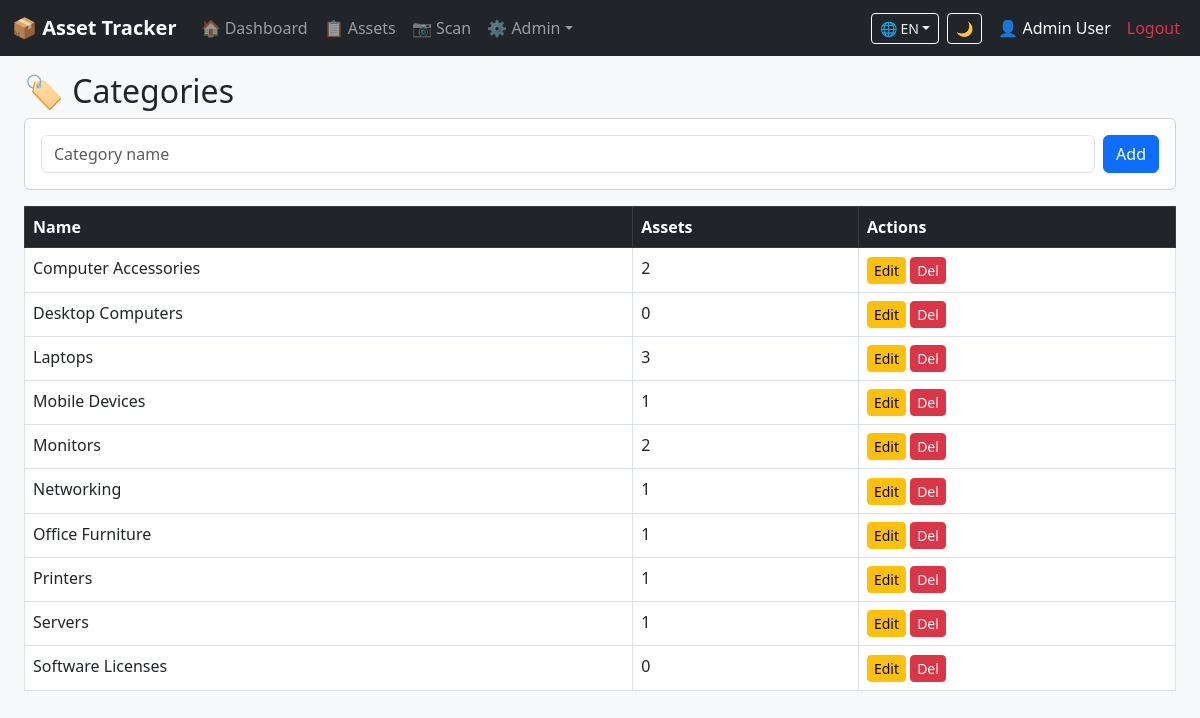
Screenshot of /categories/index.php (signed in) with the database file from the repository.
### tables this page shows
CREATE TABLE `categories` (
  `id` int(11) NOT NULL,
  `name` varchar(100) NOT NULL
);

### config.php (called while the page is built, shortened)
<?php
function e($s) { return htmlspecialchars($s ?? '', ENT_QUOTES, 'UTF-8'); }
function csrf_token() { if (empty($_SESSION['csrf'])) $_SESSION['csrf'] = bin2hex(random_bytes(32)); return $_SESSION['csrf']; }

### categories/index.php (the view, shortened to what this page needs)
<?php
require_once '../config.php';
$edit = null;
$rows = $pdo->query("SELECT c.*, (SELECT COUNT(*) FROM assets WHERE category_id=c.id) AS cnt FROM categories c ORDER BY name")->fetchAll();
require '../header.php';
?>
<h2>🏷️ Categories</h2>
<form method="POST" class="card p-3 mb-3 d-flex gap-2 flex-row">
<input name="name" value="<?= e($edit['name'] ?? '') ?>" class="form-control" placeholder="Category name" required>
<button class="btn btn-primary"><?= $edit?'Update':'Add' ?></button>
</form>
<table class="table table-bordered"><thead class="table-dark"><tr><th>Name</th><th>Assets</th><th>Actions</th></tr></thead><tbody>
<?php foreach ($rows as $r): ?>
<tr><td><?= e($r['name']) ?></td><td><?= $r['cnt'] ?></td><td class="table-actions">
<a class="btn btn-sm btn-warning" href="?edit=<?= $r['id'] ?>">Edit</a>
<a class="btn btn-sm btn-danger" href="?delete=<?= $r['id'] ?>&csrf=<?= csrf_token() ?>" data-confirm="Delete category?">Del</a>
</td></tr>
<?php endforeach; ?>
</tbody></table>
<?php require '../footer.php'; ?>

### header.php (style rules this page uses)
body { padding-bottom:50px }
.table-actions .btn { padding:2px 6px }

### rows the page displays
categories: name "Computer Accessories", cnt "2"
categories: name "Desktop Computers", cnt "0"
categories: name "Laptops", cnt "3"
categories: name "Mobile Devices", cnt "1"
categories: name "Monitors", cnt "2"
categories: name "Networking", cnt "1"
categories: name "Office Furniture", cnt "1"
categories: name "Printers", cnt "1"
categories: name "Servers", cnt "1"
categories: name "Software Licenses", cnt "0"

### other values shown
__('dashboard') "Dashboard"
__('assets') "Assets"
$_SESSION['lang'] "EN"
$_SESSION['user_name'] "Admin User"
__('logout') "Logout"
